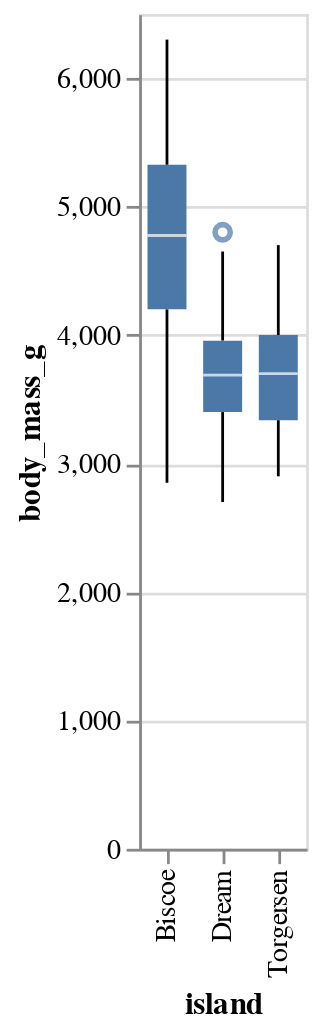

The cell this chart's notebook holds for it:
### Markdown cell above
2. Visualize the relationship between island and body mass. Make it interactive.

### Code cell
alt.Chart(penguins).mark_boxplot().encode(
    y="body_mass_g:Q",
    x='island:N',
    
    
).interactive()

### Figure 1 — Vega-Lite specification as saved in the notebook (floating-point values rounded to 4 significant figures; data arrays with more than 128 entries replaced by an {"elided": "..."} marker saying what was removed)
{"config": {"view": {"continuousWidth": 400, "continuousHeight": 300}}, "data": {"name": "data-b7c687cb693e1e8c2f5bcd6bc21fbdc8"}, "mark": "boxplot", "encoding": {"x": {"field": "island", "type": "nominal"}, "y": {"field": "body_mass_g", "type": "quantitative"}}, "selection": {"selector015": {"type": "interval", "bind": "scales", "encodings": ["x", "y"]}}, "$schema": "https://vega.github.io/schema/vega-lite/v4.17.0.json", "datasets": {"data-b7c687cb693e1e8c2f5bcd6bc21fbdc8": {"elided": "342 records"}}}
